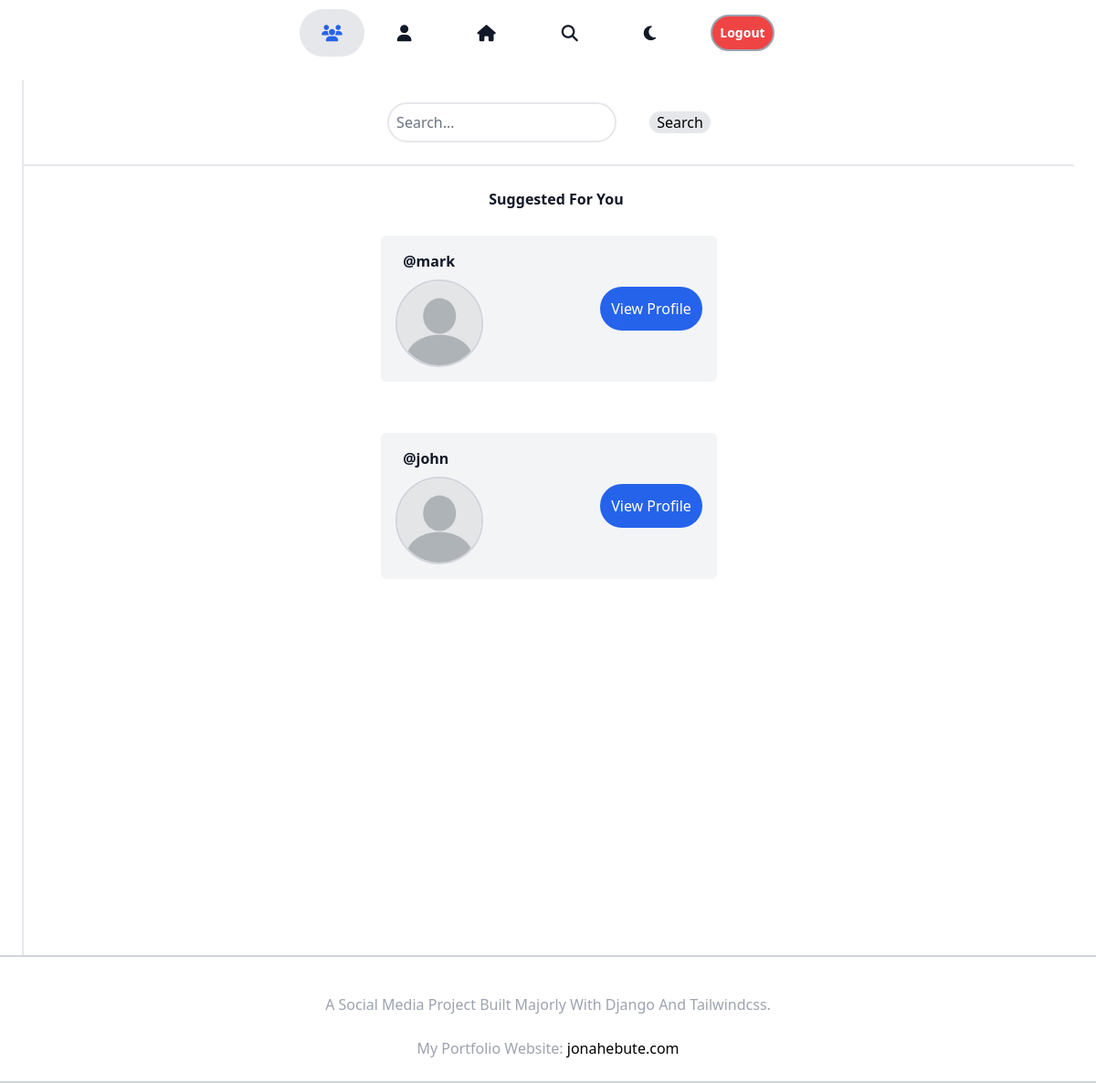
Before: /search/ (signed in) with the older database file.
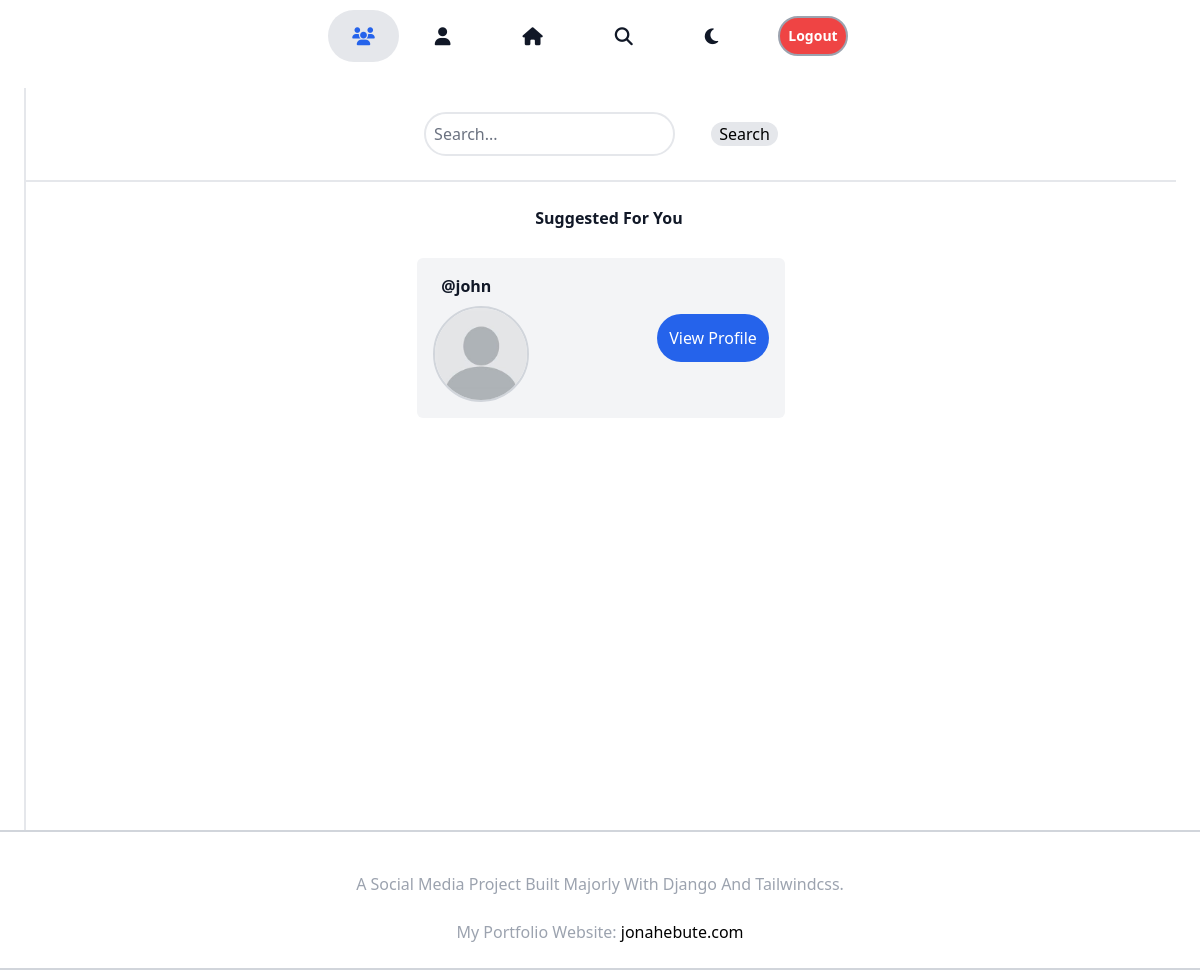
After: the same page with the newer database file.
### core/models.py (models this page shows, shortened)
class Profile(models.Model):
    username = models.CharField(blank=True,null=True,max_length=30)
    user = models.OneToOneField(User, on_delete=models.CASCADE)
    name_first = models.CharField(max_length=50,null=True)
    name_last = models.CharField(max_length=50,null=True)
    id_user = models.IntegerField()
    profile_pics=models.ImageField(null=True,blank=True,upload_to='profile_pics', default = 'profile_pics/defaultimage2.jpg')
    background_profile_pics=models.ImageField(null=True,blank=True,upload_to='bg_profile_pics', default = 'bg_profile_pics/defaultimage.jpg')
    country = models.CharField(max_length=40,null=True,blank=True,default="")
    city = models.CharField(max_length=40,null=True,blank=True,default="")
    bio = models.TextField(blank = True, null = True,default="")
    followers = models.ForeignKey('Follow', on_delete=models.CASCADE,blank=True,null=True,related_name='followers')
    following = models.ForeignKey('Follow', on_delete=models.CASCADE,blank=True,null=True)
    email = models.EmailField(null=True,blank=True)

### core/views.py (the view)
# urls.py: path('search/', SearchView, name = 'search'),
@login_required()
def SearchView(request):
    user_objects = User.objects.filter(username=request.user.username)
    user_object = User.objects.get(username=request.user.username)
    all_users = User.objects.all()
    users_followed = []
    others_profiles = []
    followed = Follow.objects.filter(user = request.user.username)
    for being_followed in followed:
        following = User.objects.get(username=being_followed.following)
        users_followed.append(following)
    users_not_followed = [x for x in list(all_users) if (x not in list(users_followed))]
    final_users_not_followed = [x for x in list(users_not_followed) if (x not in list(user_objects))]
    for users in final_users_not_followed:
        other_users_profiles = Profile.objects.filter(id_user=users.id)
        others_profiles.append(other_users_profiles)
    other_profiles = list(chain(*others_profiles))
    random.shuffle(other_profiles)
    context = {
            'other_profiles':other_profiles[:4],
            'user_object':user_object
        }
    if request.method == 'POST':
            name = request.POST.get('search')
            searched = Search.objects.create(name = name)
            searched.save()
            return redirect('/searched/'+name)
    else:
        return render(request, 'search.html', context)

### core/templates/search.html (shortened to what this page needs)
{%extends 'base.html'%}
{%load static%}
{%block content%}
<div class="dark:bg-black">
    <div class="text-gray-100 flex justify-center mx-auto pb-4 sticky top-0 bg-white dark:bg-black z-10">
        {%include 'partials/navbar2.html'%}
    </div>
    <div class="flex justify-center max-w-6xl container mx-auto bg-white dark:bg-black">
        <div class="border-l-2 border-gray-200 dark:border-gray-600 w-full">
            <div class="flex items-center space-x-6 px-2 pt-6 justify-center">
                <form action="" method="POST">{%csrf_token%}
                    <input id="searcharea" type="text" name="search" placeholder="Search..." class="px-2 text-gray-700 rounded-full w-auto border-2 border-gray-200">
                    <input disabled id="searchbutton" type="submit" value="Search" class="ml-8 px-2 bg-gray-200 rounded-full text-black cursor-pointer shadow-white shadow-sm">
                </form>
            </div>
            {%if other_profiles%}
            <div class="border-t-2 border-gray-200 dark:border-gray-600 mt-6">
                <p class="text-gray-900 dark:text-gray-200 pt-6 font-semibold pl-4 text-center">Suggested For You</p>
            {%else%}
            <div class="border-t-2 border-gray-200 dark:border-gray-600 mt-6 h-screen">
                <p class="text-gray-900 dark:text-gray-200 pt-6 font-semibold pl-4 text-center">No Suggestions For You</p>
            {%endif%}
                {%for other_profile in other_profiles%}
                <div class="grid-cols-2 md:last:mb-96 last:mb-32 flex justify-center mx-auto">
                    <div class="flex justify-between bg-gray-100 dark:bg-gray-900 m-7 p-4 rounded-md space-x-14 md:space-x-32 xl:space-x-40">
                        <a href="{% url 'profile' username=other_profile.user.username %}">
                            <div>
                                <p class="pl-2 pb-2 font-semibold text-gray-900 dark:text-gray-200">@{{other_profile.user.username}}</p>
                                <img src="{{other_profile.profile_pics.url}}" class="profile_img w-24 h-24 border-2 border-gray-300 dark:border-0" alt="">
                            </div>
                        </a>
                        <span class="my-auto">
                            <a href="{% url 'profile' username=other_profile.user.username %}" name="username">
                                <p class="bg-blue-600 text-white p-3 rounded-full cursor-pointer hover:bg-blue-500 duration-500">
                                    View Profile
                                </p>
                            </a>
                        </span>
                    </div>
                </div>
                {%endfor%}
            </div>
        </div>
    </div>
    <div class="stiicky bottom-0 z-10">
        {%include 'partials/footnote.html'%}
    </div>
</div>
{%endblock%}

Changed rows visible on the page:
removed Profile: user.username "mark", profile_pics (placeholder picture)
